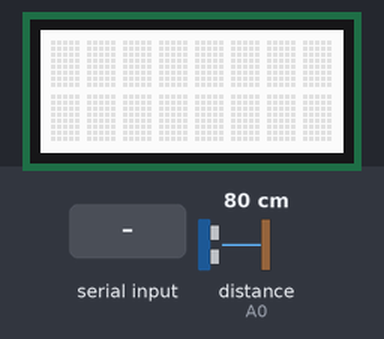
Bench run of a sketch on a simulated Arduino Uno, built with avr-gcc and run on an emulated ATmega328P. Shown: 8×2 character LCD. Wiring (inferred from the names in the program): ultrasonic range finder: trigger A0; echo A0. Inputs (shaded band) come from the test bench; at power-on: distance to the obstacle (sensor on A0) 80 cm. The echo pulse lasts 58.3 µs per cm; what the sketch prints to the serial monitor is not drawn.

Above: at 1.2 s.
1.3 s: "nicole" received over Serial
At 2.5 s:
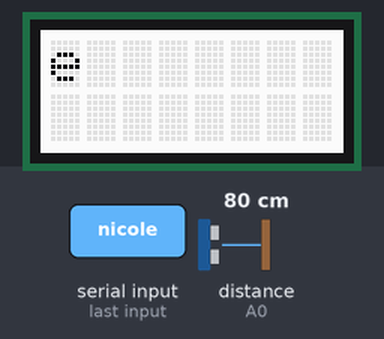
2.8 s: "starf" received over Serial
At 3.8 s:
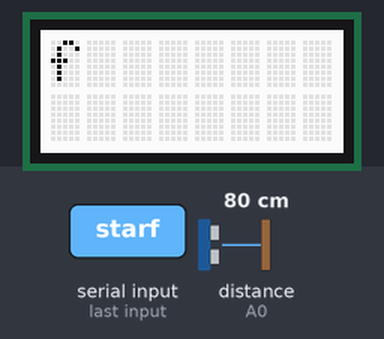
4.3 s: "balai jupiter" received over Serial
At 4.9 s:
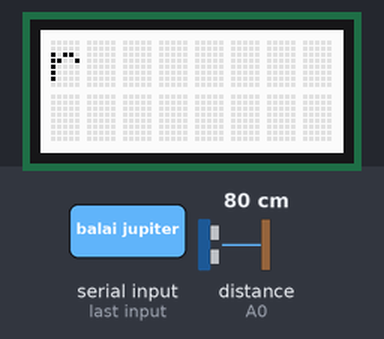
5.8 s: "1" received over Serial
At 6.6 s:
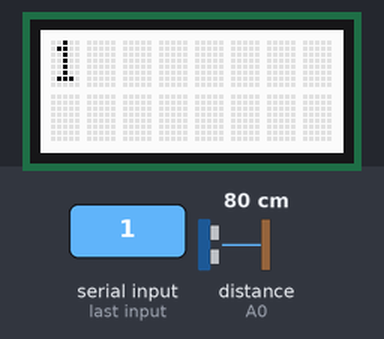
Timing chart, 0 to 8.3 s (numbered marks = the images above; inputs shaded):
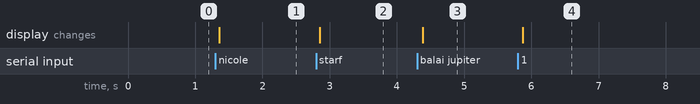

Measured:
- after the input at 1.3 s, the display: changes after 0.06 s (image 1)
- after the input at 2.8 s, the display: changes after 0.05 s (image 2)
- after the input at 4.3 s, the display: changes after 0.09 s (image 3)
- after the input at 5.8 s, the display: changes after 0.07 s (image 4)

The sketch:

PROJET_Total_sans_humif_.ino
```cpp
#include <rgb_lcd.h>
#include <Wire.h>

const int pingPin = A0;
rgb_lcd lcd;

String chaineReception="";
int octetReception=0; // variable de stockage des valeurs reçues sur le port Série (ASCII)
char caractereRecu=0; // variable pour stockage caractère recu

void setup() {

  Serial.begin(115200); //initial the Serial
  lcd.begin(8,2);
}

void loop() {

  // Humiditée


  // Afficheur
  while (Serial.available()>0) { // tant qu'un octet en réception

        octetReception=Serial.read(); // Lit le 1er octet reçu et le met dans la variable
        caractereRecu=char(octetReception); // convertit l'octet reçu en caractère
        chaineReception=chaineReception+caractereRecu; // ajoute le caratère au String

          if (chaineReception == "nicole") {
            lcd.clear();
            Serial.println (chaineReception);
            lcd.print(chaineReception);
            chaineReception = chaineReception="";
          };

          if (chaineReception == "starf") {
            lcd.clear();
            Serial.println(chaineReception);
            lcd.print(chaineReception);
            chaineReception = chaineReception="";
          };

          if (chaineReception == "balai jupiter") {
            lcd.clear();
            Serial.println (chaineReception);
            lcd.print(chaineReception);
            chaineReception = chaineReception="";
          };
            if (chaineReception == chaineReception) {
            lcd.clear();
            Serial.println (chaineReception);
            lcd.print(chaineReception);
            chaineReception = chaineReception="";
          };
  };

  // Ultrason
  long duration, cm;

  // Morceau de code permettant de réinitialiser le capteur pour l’envoie d’une nouvelle onde
  pinMode(pingPin, OUTPUT);
  digitalWrite(pingPin, LOW);
  delayMicroseconds(2);
  digitalWrite(pingPin, HIGH);
  delayMicroseconds(5);
  digitalWrite(pingPin, LOW);

  // on utilise pulseIn pour recevoir une durée de type long
  pinMode(pingPin, INPUT);
  duration = pulseIn(pingPin, HIGH);

  // On converti la durée en distance grâce à une fonction que vous trouverez plus bas
  cm = microsecondsToCentimeters(duration);

  Serial.print(cm);
  Serial.print("cm");
  Serial.println();

  delay(100);
}

long microsecondsToCentimeters(long microseconds)
{
  // Comme expliqué auparavant nous divisons la durée par la vitesse et par 2 pour avoir la distance d’un aller simple.
  return microseconds / 29 / 2;
}
```
